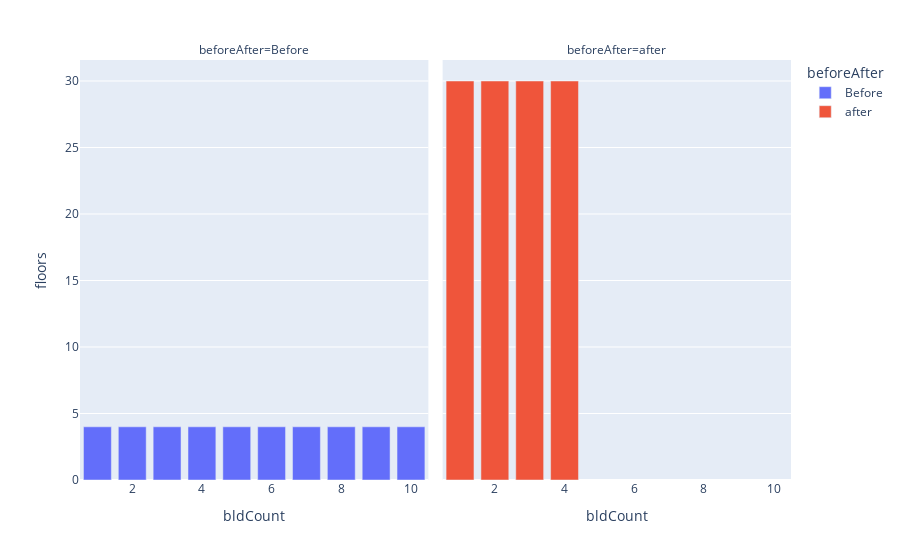

Notebook cell for this chart:
### Code cell
projectMovement = movementsByProject[movementsByProject['Tic']['after']==9].copy()
projType = projectMovement['Type of Project']['after'].values[0]
bldBefore = projectMovement['bldCode']['before'].values[0]
bldAfter = projectMovement['bldCode']['after'].values[0]
floorsBefore = projectMovement['Avg Floors']['before'].values[0]
floorsAfter = projectMovement['Avg Floors']['after'].values[0]

bldNumList = [i for i in range(1,int(bldBefore)+1)] + [i for i in range(1,int(bldAfter)+1)]
if projType>1:
    floorList = [4 for i in range(1,int(bldBefore)+1)] + [floorsAfter for i in range(1,int(bldAfter)+1)]
else:
    floorList = [4 for i in range(1,int(bldBefore)+1)] + [floorsAfter-4 for i in range(1,int(bldAfter)+1)]
beforeAfterList = ['Before' for i in range(1,int(bldBefore)+1)]+ ['after' for i in range(1,int(bldAfter)+1)]
df = pd.DataFrame({'bldCount':bldNumList,'beforeAfter':beforeAfterList,'floors':floorList})
if projType>1:
    fig = px.bar(df, x='bldCount', y='floors',color='beforeAfter',facet_col='beforeAfter')
else:
    fig = px.bar(df, x='bldCount', y='floors',color='beforeAfter')
fig.show()

### Figure 1 — Plotly figure (JSON) as saved in the notebook; plotly's stock layout.template omitted (floating-point values rounded to 4 significant figures)
{"data": [{"alignmentgroup": "True", "hovertemplate": "beforeAfter=Before<br>bldCount=%{x}<br>floors=%{y}<extra></extra>", "legendgroup": "Before", "marker": {"color": "#636efa"}, "name": "Before", "offsetgroup": "Before", "orientation": "v", "showlegend": true, "textposition": "auto", "type": "bar", "x": [1, 2, 3, 4, 5, 6, 7, 8, 9, 10], "xaxis": "x", "y": [4, 4, 4, 4, 4, 4, 4, 4, 4, 4], "yaxis": "y"}, {"alignmentgroup": "True", "hovertemplate": "beforeAfter=after<br>bldCount=%{x}<br>floors=%{y}<extra></extra>", "legendgroup": "after", "marker": {"color": "#EF553B"}, "name": "after", "offsetgroup": "after", "orientation": "v", "showlegend": true, "textposition": "auto", "type": "bar", "x": [1, 2, 3, 4], "xaxis": "x2", "y": [30, 30, 30, 30], "yaxis": "y2"}], "layout": {"annotations": [{"font": {}, "showarrow": false, "text": "beforeAfter=Before", "x": 0.245, "xanchor": "center", "xref": "paper", "y": 1, "yanchor": "bottom", "yref": "paper"}, {"font": {}, "showarrow": false, "text": "beforeAfter=after", "x": 0.755, "xanchor": "center", "xref": "paper", "y": 1, "yanchor": "bottom", "yref": "paper"}], "autosize": true, "barmode": "relative", "legend": {"title": {"text": "beforeAfter"}, "tracegroupgap": 0}, "margin": {"t": 60}, "xaxis": {"anchor": "y", "autorange": true, "domain": [0, 0.49], "range": [0.5, 10.5], "title": {"text": "bldCount"}, "type": "linear"}, "xaxis2": {"anchor": "y2", "autorange": true, "domain": [0.51, 1], "matches": "x", "range": [0.5, 10.5], "title": {"text": "bldCount"}, "type": "linear"}, "yaxis": {"anchor": "x", "autorange": true, "domain": [0, 1], "range": [0, 31.58], "title": {"text": "floors"}, "type": "linear"}, "yaxis2": {"anchor": "x2", "autorange": true, "domain": [0, 1], "matches": "y", "range": [0, 31.58], "showticklabels": false, "type": "linear"}}}
